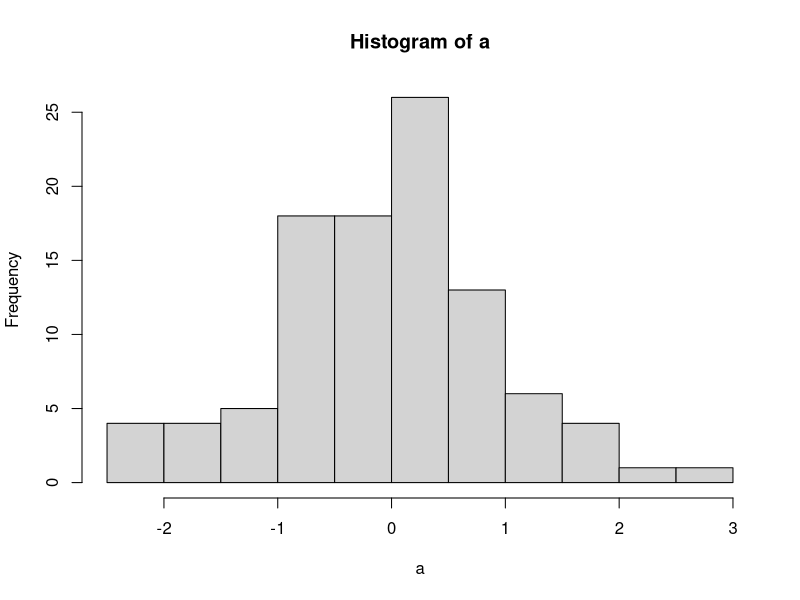
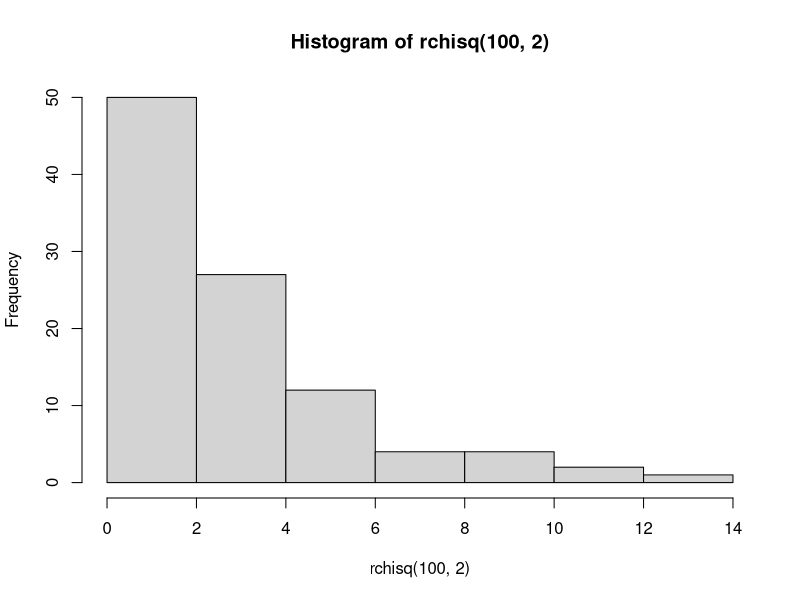
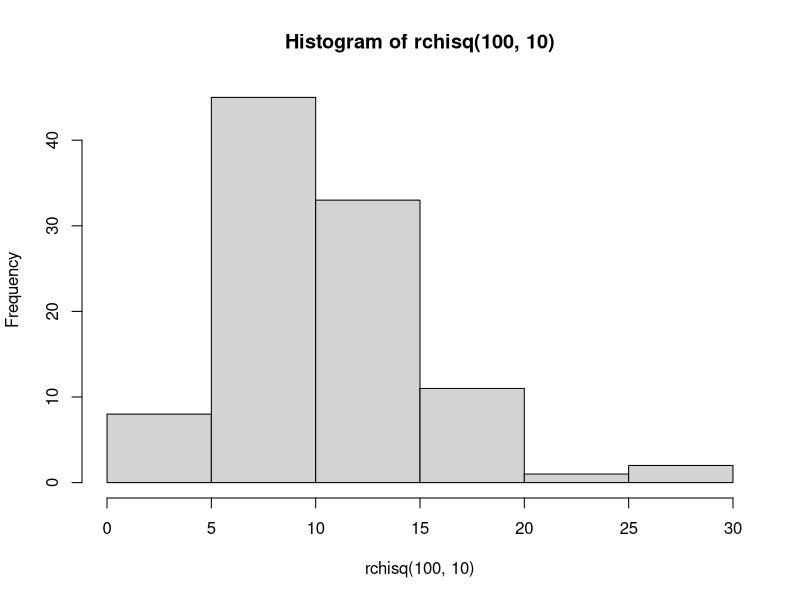
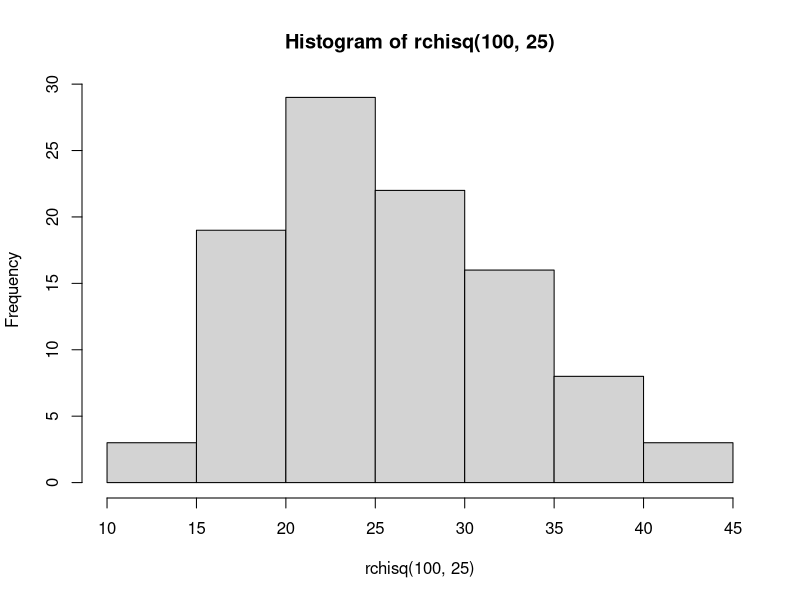
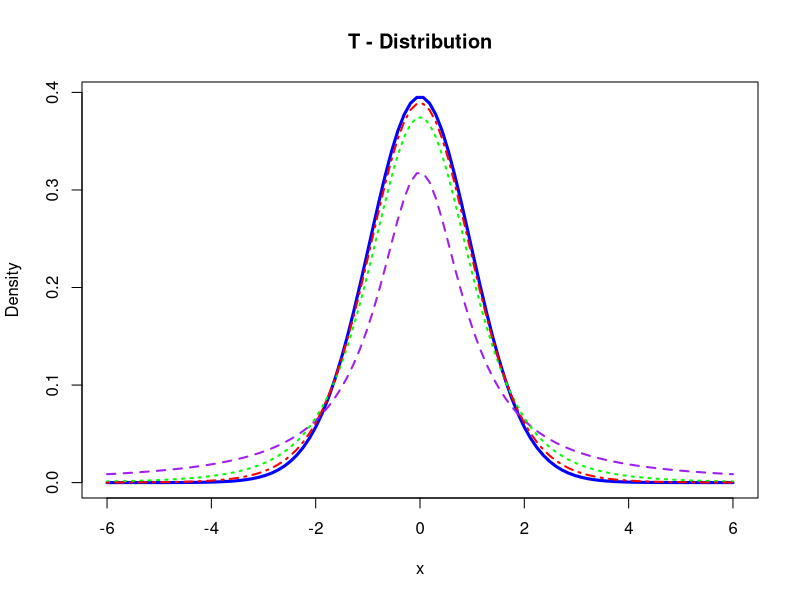
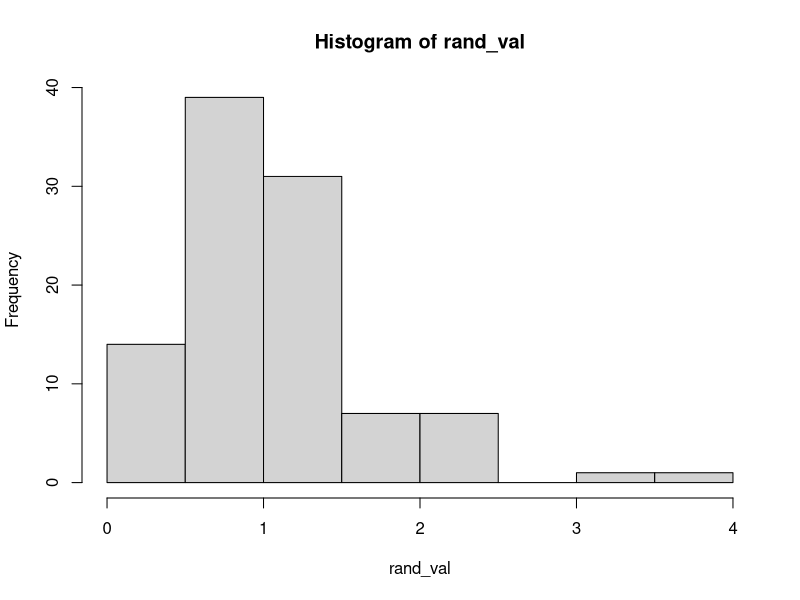

The R source for these figures, in order:
########## 1 #########
a<-rt(100,99)
a
hist(a)


########## 2 #########
df <- c(2,10,25)
b<- rchisq(100,df)

hist(rchisq(100,2))
hist(rchisq(100,10))
hist(rchisq(100,25))


########## 3 #########
x <- seq(-6,6,length = 100)

pdf_df1 = dt(x,1)
pdf_df4 = dt(x,4)
pdf_df10 = dt(x,10)
pdf_df30 = dt(x,30)

plot(x,pdf_df30,type = 'l' , col='blue',lty = 1,lwd = 3,ylab = 'Density', xlab = 'x',main = 'T - Distribution')
lines(x,pdf_df1,col='purple',lty=2,lwd=2)
lines(x,pdf_df4,col = 'green',lty=3,lwd=2)
lines(x,pdf_df10,col='red',lty=4,lwd=2)



########## 4 ##########

#1
qf(0.95,10,20)

#2
area1 <- pf(1.5,10,20)
area1
area2<- 1-area1
area2

#3
qf(0.25,10,20)
qf(0.5,10,20)
qf(0.75,10,20)
qf(0.999,10,20)

#4
rand_val<-rf(100,10,20)
hist(rand_val)